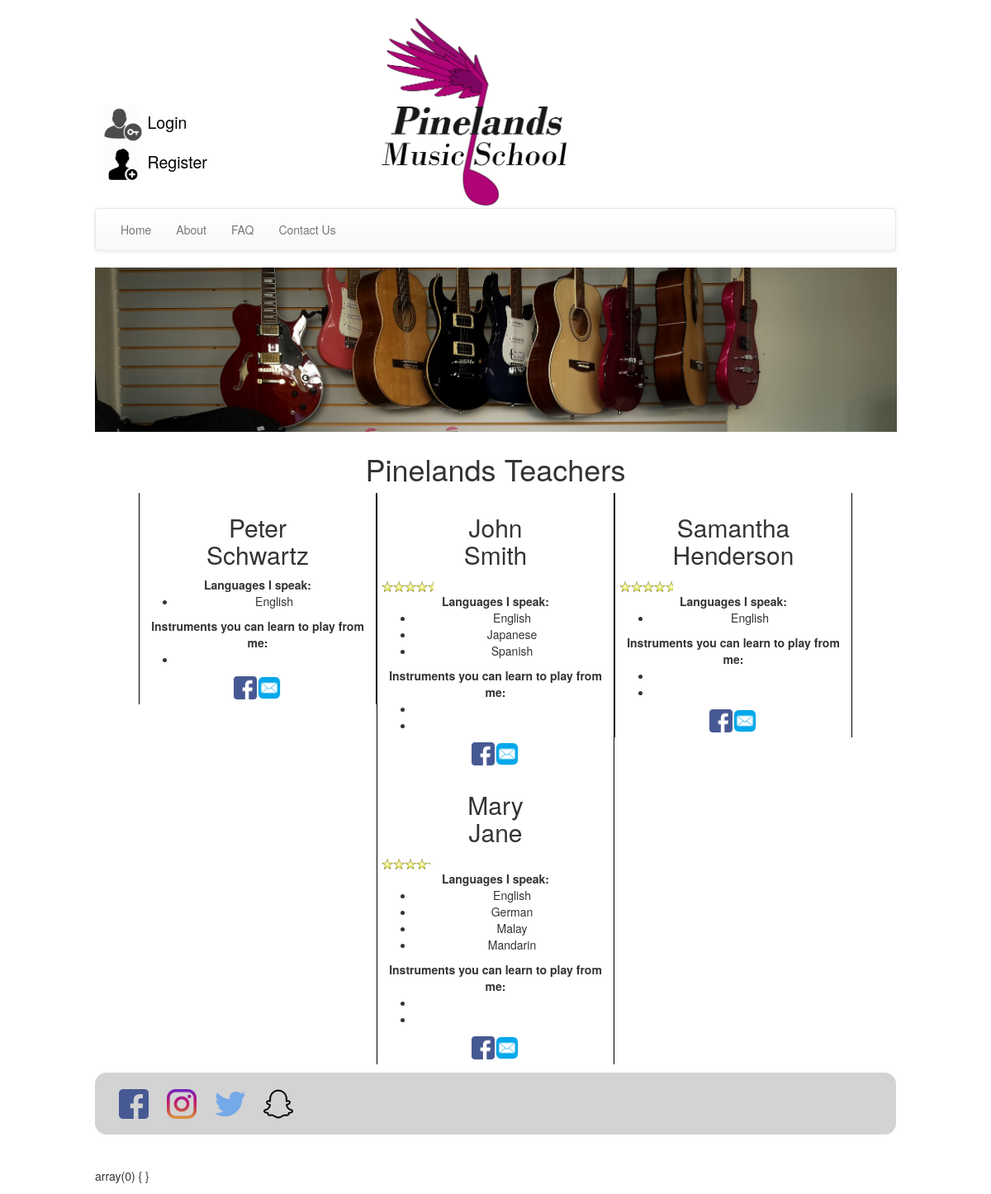
Page /pages/meettheteachers/meettheteachers.php on the earlier database version.
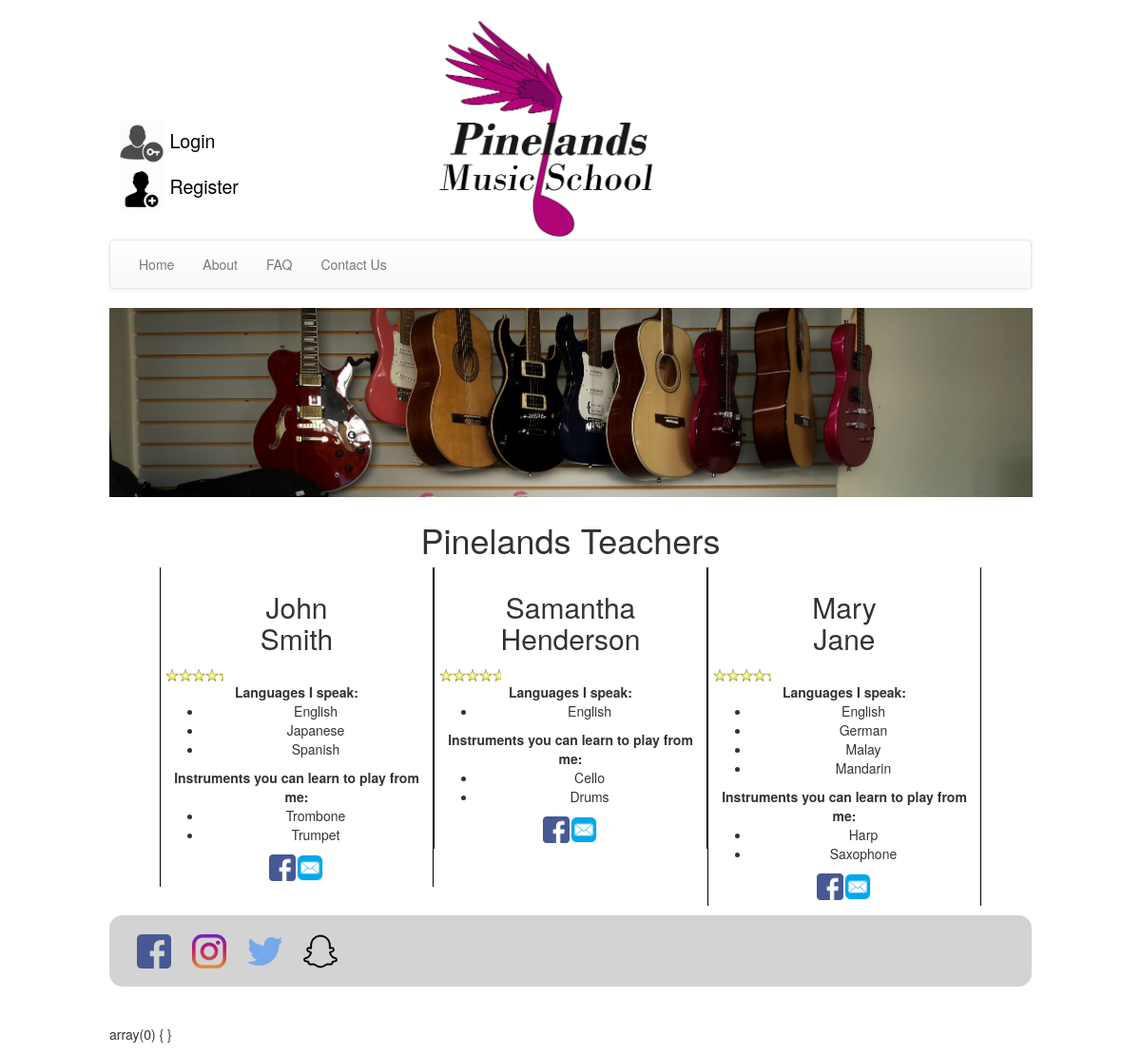
Same page on the later database version.
### tables this page shows
CREATE TABLE `users` (
  `UserID` int(11) NOT NULL,
  `firstName` varchar(40) NOT NULL,
  `lastName` varchar(40) NOT NULL,
  `DOB` date NOT NULL,
  `gender` enum('Male','Female') NOT NULL,
  `facebookId` varchar(80) DEFAULT NULL,
  `email` varchar(80) NOT NULL,
  `password` varchar(64) NOT NULL,
  `salt` varchar(32) NOT NULL,
  `accountType` enum('Guest','Student','Teacher','StudentAndTeacher','Admin','Owner') NOT NULL DEFAULT 'Guest',
  `comCode` varchar(64) DEFAULT NULL,
  `parentName` varchar(100) DEFAULT NULL,
  `parentEmail` varchar(100) DEFAULT NULL
);

CREATE TABLE `languages` (
  `userID` int(11) NOT NULL,
  `language` varchar(100) NOT NULL
);

CREATE TABLE `instrumentnames` (
  `instrumentTypeID` int(11) NOT NULL,
  `instrumentName` varchar(50) NOT NULL
);

### inc/ourTeachers.php (the view, shortened to what this page needs)
<?php
  $sql = 'SELECT * FROM users WHERE accountType="Teacher" OR accountType="StudentAndTeacher" ';
  $result = mysqli_query($con, $sql);
  while ($row = mysqli_fetch_array($result)) {
      echo "<div class='temp teacherPage'>";
    echo "<h2>" . $row['firstName'] . "<br />" . $row['lastName'] . "</h2>";
    $userID = $row["UserID"];
    $sql4 = "SELECT * FROM teacherreviews WHERE teacherreviews.teacherID = '$userID' AND reviewStatus = 'Public'";
    $result4 = mysqli_query($con, $sql4);
    $count = 0;
    while ($row4 = mysqli_fetch_array($result4)) {
      $count = $count + 1;
    }
    if ($count > 0) {
    echo '<div id="rating">
       <div id="star_rating" style="overflow:hidden;width:70px">
           <img src="../../images/about/five_stars.png" style="width:70px;height:auto"/>
       </div>
   </div>';
   }
    $sql2 = "SELECT * FROM languages WHERE languages.userID = '$userID'";
    $result2 = mysqli_query($con, $sql2);
    echo "<strong>Languages I speak: </strong>";
      echo "<ul>";
    while ($row2 = mysqli_fetch_array($result2)) {
      echo "<li>".$row2['language']."</li>";
    }
      echo "</ul>";
    $sql3 = "SELECT instrumentName FROM users LEFT JOIN userinstrument ON users.UserID=userinstrument.userID LEFT JOIN instrumentnames ON userinstrument.InstrumentTypeID=instrumentnames.instrumentTypeID  WHERE users.UserID = '$userID'";
    $result3 = mysqli_query($con, $sql3);
    echo "<strong>Instruments you can learn to play from me: </strong>";
      echo "<ul>";
    while ($row3 = mysqli_fetch_array($result3)) {
      echo "<li>".$row3['instrumentName']."</li>";
    }
      echo "</ul>";
echo "<a href='https://www.facebook.com/";
echo $row['facebookId'];
echo "'><img class='about_icon' src='../../images/socialMedia/facebook.png' alt='Facebook Link'></a>";
echo "<a href='mailto:";
echo $row['email'];
echo "'><img class='mail_icon' src='../../images/socialMedia/mail.png' alt='e-Mail Link'></a>";
echo "</div>";
}
?>

Differences in the rows shown:
no longer on this page (row edited): users: firstName "Peter", lastName "Schwartz"
no longer on this page (row unchanged): languages: language "English", shown under "Peter"
added instrumentnames: instrumentName "Trombone", shown under users "John"
added instrumentnames: instrumentName "Trumpet", shown under users "John"
added instrumentnames: instrumentName "Cello", shown under users "Samantha"
added instrumentnames: instrumentName "Drums", shown under users "Samantha"
added instrumentnames: instrumentName "Harp", shown under users "Mary"
added instrumentnames: instrumentName "Saxophone", shown under users "Mary"
